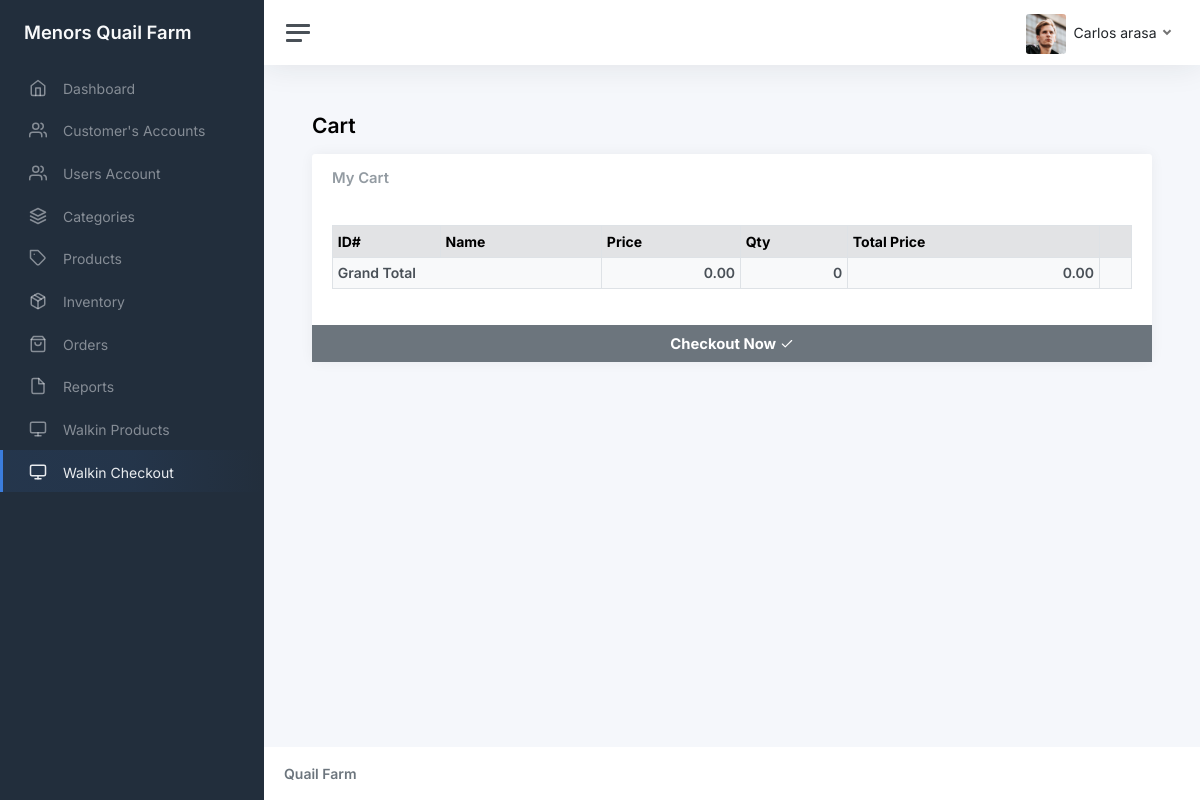
The app's page /admin/walkin_checkout.php (signed in), older data.
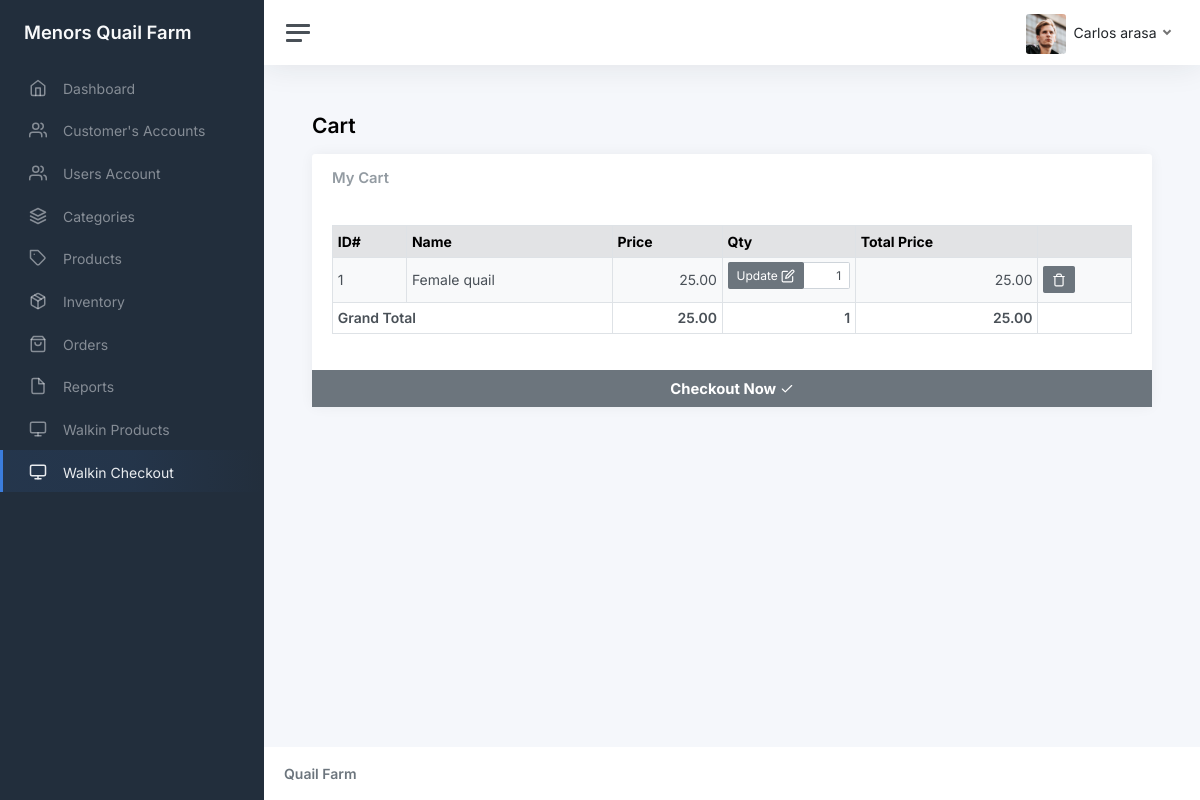
The same page, newer data.
### tables this page shows
CREATE TABLE `tbl_transactions` (
  `id` int(11) NOT NULL AUTO_INCREMENT,
  `invoice_id` int(11) DEFAULT NULL,
  `price` decimal(15,2) DEFAULT NULL,
  `qty` int(11) DEFAULT NULL,
  `product_id` int(11) DEFAULT NULL,
  `buyer_id` int(11) DEFAULT NULL,
  `seller_id` int(11) DEFAULT NULL,
  `status_id` int(11) DEFAULT 1,
  `date_created` datetime DEFAULT current_timestamp(),
  `is_deleted` int(11) DEFAULT 0,
  `date_updated` datetime DEFAULT current_timestamp(),
  PRIMARY KEY (`id`)
);

CREATE TABLE `tbl_product` (
  `id` int(11) NOT NULL AUTO_INCREMENT,
  `category_id` int(11) DEFAULT NULL,
  `name` varchar(45) DEFAULT NULL,
  `description` varchar(45) DEFAULT NULL,
  `image` varchar(255) DEFAULT NULL,
  `price` decimal(5,2) DEFAULT 0.00,
  `date_created` datetime DEFAULT current_timestamp(),
  `created_by` int(11) DEFAULT NULL,
  `is_deleted` int(11) DEFAULT 0,
  `expiration_date` date DEFAULT NULL,
  PRIMARY KEY (`id`)
);

### functions.php (called while the page is built, shortened)
<?php
function get_list($sql)
{
    $result = mysqli_query($_SESSION['conn'], $sql);
    $temp = array();
    while ($row = $result->fetch_assoc()) {
        $temp[] = $row;
    }
    return $temp;
}

### admin/walkin_checkout.php (the view, shortened to what this page needs)
<?php include_once('header.php') ?>
<main class="content">
  <div class="container-fluid p-0">
    <h1 class="h3 mb-3"><strong>Cart</strong></h1>
    <div class="row">
      <div class="col-12 col-lg-12">
        <div class="card">
          <div class="card-header">
            <h5 class="card-title mb-0">My Cart</h5>
          </div>
          <div class="card-body">
            <table class="table table-sm table-striped table-hover table-bordered">
              <thead class="table-secondary">
                <tr>
                  <th scope="col">ID#</th>
                  <th scope="col">Name</th>
                  <th scope="col">Price</th>
                  <th scope="col">Qty</th>
                  <th scope="col">Total Price</th>
                  <th scope="col"></th>
                </tr>
              </thead>
              <tbody>
                <?php
                $id = 1;
                $price = 0;
                $total_price = 0;
                $qty = 0;  ?>
                <?php foreach (get_list("select t.id,t.price as sum_price,t.qty,t.product_id,p.name,p.description,p.price from tbl_transactions t inner join tbl_product p on p.id = t.product_id where t.buyer_id = '" . $_SESSION['user']->id . "' and t.status_id = 1 and t.is_deleted = 0 and p.is_deleted = 0")
                  as $res) { ?>
                  <tr>
                    <td><?php echo $id++;
                        ?></td>
                    <td><?php echo $res['name']; ?></td>
                    <td class="text-end"><?php echo number_format($res['price'], 2); ?></td>
                    <td class="col-md-2">
                      <form method="post" onsubmit="return confirm('Are You Sure?');">
                        <div class="input-group mb-2">
                          <div class="input-group-prepend">
                            <button class="btn btn-sm btn-secondary" type="submit" name="update_cart">Update <i data-feather="edit"></i> </button>
                          </div>
                          <input type="text" class="form-control form-control-sm" name="qty" value="<?php echo $res['qty']; ?>" style="text-align:right">
                        </div>
                      </form>
                    </td>
                    <td class="text-end" data-sub-total-id="<?php echo $res['id']; ?>"><?php echo number_format($res['sum_price'], 2); ?></td>
                    <td class="">
                      <form method="post" onsubmit="return confirm('Are You Sure?');">
                        <button type="submit" class="btn btn-sm btn-secondary btn-remove-row" name="remove_from_cart"><i data-feather="trash"></i> </button>
                      </form>
                    </td>
                    <?php $price += $res['price']; ?>
                    <?php $total_price += $res['sum_price']; ?>
                    <?php $qty += $res['qty']; ?>
                  </tr>
                <?php } ?>
                <tr class="fw-bold">
                  <td colspan="2">Grand Total</td>
                  <td id="total_price" class="text-end"><?php echo number_format($price, 2); ?></td>
                  <td id="total_qty" class="text-end"><?php echo $qty; ?></td>
                  <td id="total_final_price" class="text-end"><?php echo number_format($total_price, 2); ?></td>
                  <td></td>
                </tr>
              </tbody>
            </table>
          </div>
          <form method="post" name="checkout_cart" onsubmit="return confirm('Are You Sure?');">
            <button class="btn btn-lg btn-secondary font-bold rounded-0 w-100" name="checkout_cart" value="1">Checkout Now <i data-feather="check"></i></button>
          </form>
        </div>
      </div>
    </div>
    <br>
  </div>
</main>
<?php include_once('footer.php') ?>

Row changes from the older to the newer data that the page shows:
added tbl_transactions: product.name "Female quail", product.price "25.00", qty "1", price "25.00"
Text that changed along with them:
$price: "0.00" → "25.00"
$qty: "0" → "1"
$total_price: "0.00" → "25.00"
